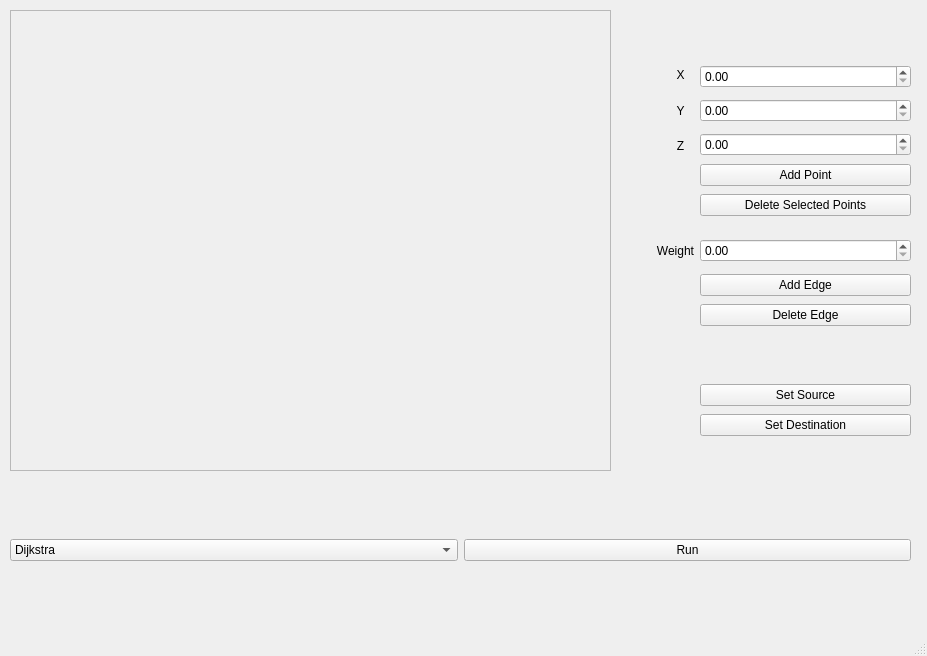
<?xml version="1.0" encoding="UTF-8"?>
<ui version="4.0">
 <class>MainWindow</class>
 <widget class="QMainWindow" name="MainWindow">
  <property name="geometry">
   <rect>
    <x>0</x>
    <y>0</y>
    <width>927</width>
    <height>656</height>
   </rect>
  </property>
  <property name="windowTitle">
   <string>MainWindow</string>
  </property>
  <widget class="QWidget" name="centralwidget">
   <widget class="QFrame" name="frame">
    <property name="geometry">
     <rect>
      <x>10</x>
      <y>10</y>
      <width>601</width>
      <height>461</height>
     </rect>
    </property>
    <property name="frameShape">
     <enum>QFrame::StyledPanel</enum>
    </property>
    <property name="frameShadow">
     <enum>QFrame::Raised</enum>
    </property>
   </widget>
   <widget class="QWidget" name="verticalLayoutWidget">
    <property name="geometry">
     <rect>
      <x>660</x>
      <y>60</y>
      <width>41</width>
      <height>101</height>
     </rect>
    </property>
    <layout class="QVBoxLayout" name="verticalLayout">
     <item>
      <widget class="QLabel" name="xLabel">
       <property name="text">
        <string>X</string>
       </property>
       <property name="alignment">
        <set>Qt::AlignCenter</set>
       </property>
      </widget>
     </item>
     <item>
      <widget class="QLabel" name="yLabel">
       <property name="layoutDirection">
        <enum>Qt::LeftToRight</enum>
       </property>
       <property name="text">
        <string>Y</string>
       </property>
       <property name="alignment">
        <set>Qt::AlignCenter</set>
       </property>
      </widget>
     </item>
     <item>
      <widget class="QLabel" name="zLabel">
       <property name="text">
        <string>Z</string>
       </property>
       <property name="alignment">
        <set>Qt::AlignCenter</set>
       </property>
      </widget>
     </item>
    </layout>
   </widget>
   <widget class="QWidget" name="verticalLayoutWidget_2">
    <property name="geometry">
     <rect>
      <x>700</x>
      <y>60</y>
      <width>211</width>
      <height>101</height>
     </rect>
    </property>
    <layout class="QVBoxLayout" name="verticalLayout_2">
     <item>
      <widget class="QDoubleSpinBox" name="xInput"/>
     </item>
     <item>
      <widget class="QDoubleSpinBox" name="yInput"/>
     </item>
     <item>
      <widget class="QDoubleSpinBox" name="zInput"/>
     </item>
    </layout>
   </widget>
   <widget class="QWidget" name="verticalLayoutWidget_3">
    <property name="geometry">
     <rect>
      <x>650</x>
      <y>230</y>
      <width>51</width>
      <height>41</height>
     </rect>
    </property>
    <layout class="QVBoxLayout" name="verticalLayout_3">
     <item>
      <widget class="QLabel" name="weightLabel">
       <property name="text">
        <string>Weight</string>
       </property>
       <property name="alignment">
        <set>Qt::AlignCenter</set>
       </property>
      </widget>
     </item>
    </layout>
   </widget>
   <widget class="QWidget" name="verticalLayoutWidget_4">
    <property name="geometry">
     <rect>
      <x>700</x>
      <y>230</y>
      <width>211</width>
      <height>41</height>
     </rect>
    </property>
    <layout class="QVBoxLayout" name="verticalLayout_4">
     <item>
      <widget class="QDoubleSpinBox" name="weightInput"/>
     </item>
    </layout>
   </widget>
   <widget class="QWidget" name="verticalLayoutWidget_5">
    <property name="geometry">
     <rect>
      <x>700</x>
      <y>160</y>
      <width>211</width>
      <height>31</height>
     </rect>
    </property>
    <layout class="QVBoxLayout" name="verticalLayout_5">
     <item>
      <widget class="QPushButton" name="addPoint">
       <property name="text">
        <string>Add Point</string>
       </property>
      </widget>
     </item>
    </layout>
   </widget>
   <widget class="QWidget" name="verticalLayoutWidget_6">
    <property name="geometry">
     <rect>
      <x>700</x>
      <y>270</y>
      <width>211</width>
      <height>31</height>
     </rect>
    </property>
    <layout class="QVBoxLayout" name="verticalLayout_6">
     <item>
      <widget class="QPushButton" name="addEdge">
       <property name="text">
        <string>Add Edge</string>
       </property>
      </widget>
     </item>
    </layout>
   </widget>
   <widget class="QWidget" name="verticalLayoutWidget_7">
    <property name="geometry">
     <rect>
      <x>700</x>
      <y>300</y>
      <width>211</width>
      <height>31</height>
     </rect>
    </property>
    <layout class="QVBoxLayout" name="verticalLayout_7">
     <item>
      <widget class="QPushButton" name="deleteEdge">
       <property name="text">
        <string>Delete Edge</string>
       </property>
      </widget>
     </item>
    </layout>
   </widget>
   <widget class="QWidget" name="verticalLayoutWidget_8">
    <property name="geometry">
     <rect>
      <x>700</x>
      <y>190</y>
      <width>211</width>
      <height>31</height>
     </rect>
    </property>
    <layout class="QVBoxLayout" name="verticalLayout_8">
     <item>
      <widget class="QPushButton" name="deletePoint">
       <property name="text">
        <string>Delete Selected Points</string>
       </property>
      </widget>
     </item>
    </layout>
   </widget>
   <widget class="QWidget" name="gridLayoutWidget">
    <property name="geometry">
     <rect>
      <x>10</x>
      <y>490</y>
      <width>901</width>
      <height>121</height>
     </rect>
    </property>
    <layout class="QGridLayout" name="gridLayout">
     <item row="0" column="1">
      <widget class="QPushButton" name="runButton">
       <property name="text">
        <string>Run</string>
       </property>
      </widget>
     </item>
     <item row="0" column="0">
      <widget class="QComboBox" name="algSelect">
       <item>
        <property name="text">
         <string>Dijkstra</string>
        </property>
       </item>
       <item>
        <property name="text">
         <string>Bellman-Ford</string>
        </property>
       </item>
      </widget>
     </item>
    </layout>
   </widget>
   <widget class="QWidget" name="verticalLayoutWidget_9">
    <property name="geometry">
     <rect>
      <x>700</x>
      <y>380</y>
      <width>211</width>
      <height>31</height>
     </rect>
    </property>
    <layout class="QVBoxLayout" name="verticalLayout_9">
     <item>
      <widget class="QPushButton" name="setSource">
       <property name="text">
        <string>Set Source</string>
       </property>
      </widget>
     </item>
    </layout>
   </widget>
   <widget class="QWidget" name="verticalLayoutWidget_10">
    <property name="geometry">
     <rect>
      <x>700</x>
      <y>410</y>
      <width>211</width>
      <height>31</height>
     </rect>
    </property>
    <layout class="QVBoxLayout" name="verticalLayout_10">
     <item>
      <widget class="QPushButton" name="setDest">
       <property name="text">
        <string>Set Destination</string>
       </property>
      </widget>
     </item>
    </layout>
   </widget>
  </widget>
  <widget class="QMenuBar" name="menubar">
   <property name="geometry">
    <rect>
     <x>0</x>
     <y>0</y>
     <width>927</width>
     <height>20</height>
    </rect>
   </property>
  </widget>
  <widget class="QStatusBar" name="statusbar"/>
 </widget>
 <resources/>
 <connections/>
</ui>
